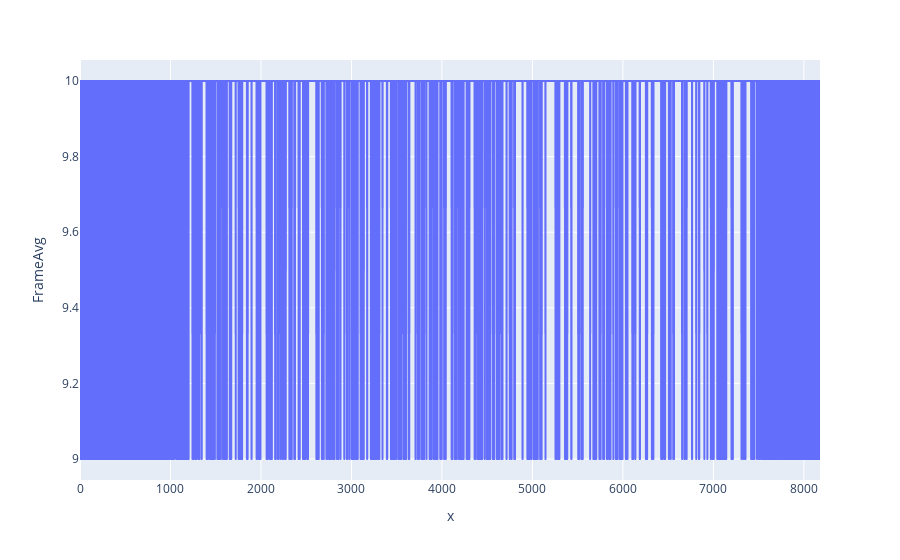

Here is the notebook cell this chart was saved with:
### Code cell
px.line(df, y='FrameAvg', x=df.index)

### Figure 1 — Plotly figure (JSON) as saved in the notebook; plotly's stock layout.template omitted (floating-point values rounded to 4 significant figures; data arrays with more than 128 entries replaced by an {"elided": "..."} marker saying what was removed)
{"data": [{"hoverlabel": {"namelength": 0}, "hovertemplate": "x=%{x}<br>FrameAvg=%{y}", "legendgroup": "", "line": {"color": "#636efa", "dash": "solid"}, "mode": "lines", "name": "", "showlegend": false, "type": "scattergl", "x": {"elided": "8179 int values"}, "xaxis": "x", "y": {"elided": "8179 int values"}, "yaxis": "y"}], "layout": {"autosize": true, "legend": {"tracegroupgap": 0}, "margin": {"t": 60}, "xaxis": {"anchor": "y", "autorange": true, "domain": [0, 1], "range": [0, 8178], "title": {"text": "x"}, "type": "linear"}, "yaxis": {"anchor": "x", "autorange": true, "domain": [0, 1], "range": [8.944, 10.06], "title": {"text": "FrameAvg"}, "type": "linear"}}}
